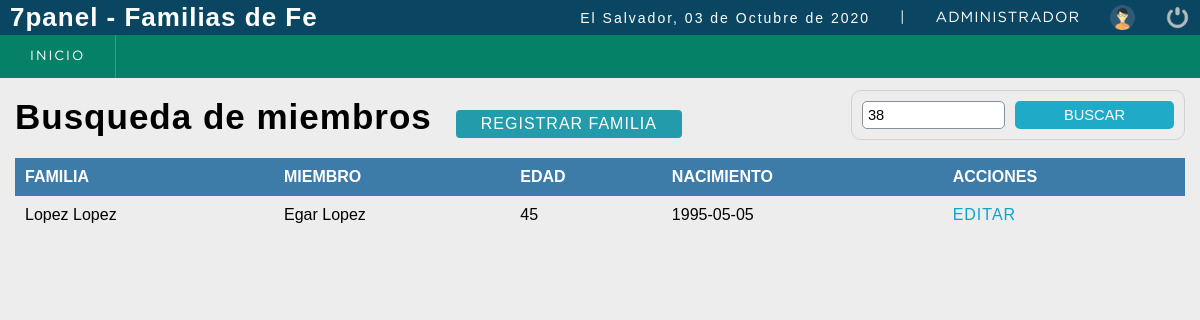
Page /sistema/buscar_miembro.php?busqueda=38 (signed in) on the committed database.
### tables this page shows
CREATE TABLE IF NOT EXISTS `miembro` (
  `codmiembro` smallint(5) NOT NULL AUTO_INCREMENT,
  `familia` varchar(50) NOT NULL,
  `miembro` varchar(50)  NOT NULL,
  `edad` int(50) NOT NULL,
  `nacimiento` date NOT NULL,
  `usuario_id` smallint(5) NOT NULL,
  `estatus` smallint(5) NOT NULL DEFAULT '1',
  `incorporacion` datetime DEFAULT CURRENT_TIMESTAMP,
  PRIMARY KEY (`codmiembro`),
  KEY `familia` (`usuario_id`),
  KEY `estatus` (`estatus`)
);

### sistema/buscar_miembro.php (the view, shortened to what this page needs)
<?php
	include "../conexion.php";
 ?>
<!DOCTYPE html>
<html lang="en">
<head>
	<?php include "includes/scripts.php"; ?>
</head>
<body>
	<?php include "includes/header.php"; ?>
	<section id="container">
		<?php
			$busqueda = strtolower($_REQUEST['busqueda']);
		 ?>
		<h1>Busqueda de miembros</h1>
		<a href="registro_familia.php" class="btn_new">Registrar familia</a>
		<form action="buscar_familia.php" method="get" class="form_search">
			<input type="text" name="busqueda" id="busqueda" placeholder="Buscar" value="<?php echo $busqueda; ?>">
			<input type="submit" value="Buscar" class="btn_search">
		</form>
		<table>
			<tr>
				<th>Familia</th>
				<th>Miembro</th>
				<th>Edad</th>
				<th>Nacimiento</th>
				<th>Acciones</th>
			</tr>
		<?php
			$por_pagina = 5;
			if(empty($_GET['pagina']))
			{
				$pagina = 1;
			}else{
				$pagina = $_GET['pagina'];
			}
			$desde = ($pagina-1) * $por_pagina;
			$query = mysqli_query($conection,"SELECT * FROM miembro WHERE
										( codmiembro LIKE '%$busqueda%' OR
											familia LIKE '%$busqueda%' OR
											miembro LIKE '%$busqueda%' OR
											edad LIKE '%$busqueda%' OR
											nacimiento    LIKE  '%$busqueda%' OR
											incorporacion    LIKE  '%$busqueda%' )
										AND
										estatus = 1 ORDER BY codmiembro ASC LIMIT $desde,$por_pagina
				");
			$result = mysqli_num_rows($query);
			if($result > 0){
				while ($data = mysqli_fetch_array($query)) {
			?>
				<tr>
					<td><?php echo $data["familia"]; ?></td>
					<td><?php echo $data["miembro"]; ?></td>
					<td><?php echo $data["edad"]; ?></td>
					<td><?php echo $data['nacimiento'] ?></td>
					<td>
						<a class="link_edit" href="editar_miembro.php?cod=<?php echo $data["codmiembro"]; ?>">Editar</a>
					</td>
				</tr>
		<?php
				}
			}
		 ?>
		</table>
	</section>
</body>
</html>

### sistema/css/style.css (style rules this page uses)
* { margin: 0; padding: 0; box-sizing: border-box; }
body { background: #ededed; }
input, select, a, th { text-transform: uppercase; }
h1, h2, h3, h4, h5, h6 { font-family: 'arial'; font-weight: bold; letter-spacing: 1px; }
h1 { font-size: 26px; }
a { text-decoration: none; font-family: arial; letter-spacing: 1px; }
#container { padding: 90px 15px 15px; }
form { background: #FFF; margin: auto; padding: 20px 50px; border: 1px solid #d1d1d1; }
input,select { display: block; width: 100%; font-size: 11pt; padding: 5px; border: 1px solid #85929e; border-radius: 5px; }
#container h1 { font-size: 35px; display: inline-block; }
.btn_new { display: inline-block; background: #239baa; color: #FFF; padding: 5px 25px; border-radius: 4px; margin: 20px; }
table { border-collapse: collapse; font-size: 12pt; font-family: 'arial'; width: 100%; }
table th { text-align: left; padding: 10px; background: #3d7ba8; color: #FFF; }
table tr:nth-child(odd) { background: #FFF; }
table td { padding: 10px; }
.link_edit { color: #0ca4ce; }
.form_search { display: -webkit-flex; display: -moz-flex; display: -ms-flex; display: -o-flex; display: flex; float: right; background: initial; padding: 10px; border-radius: 10px; }
.form_search .btn_search { background: #1faac8; color: #FFF; padding: 0 20px; border: 0; cursor: pointer; margin-left: 10px; }

### rows in the picture
miembro: familia "Lopez Lopez", miembro "Egar Lopez", edad "45", nacimiento "1995-05-05"

### other values in the picture
fechaC() "03 de Octubre de 2020"
$_SESSION['user'] "ADMINISTRADOR"
